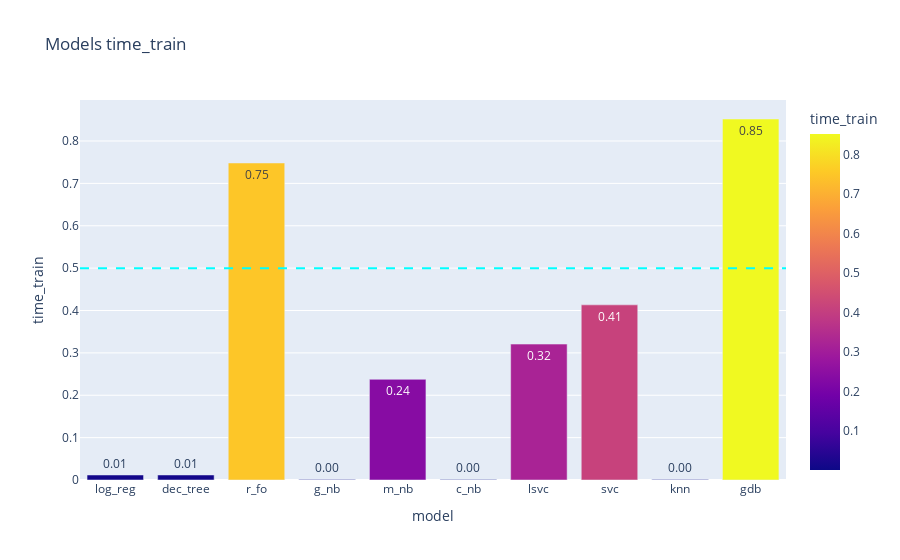
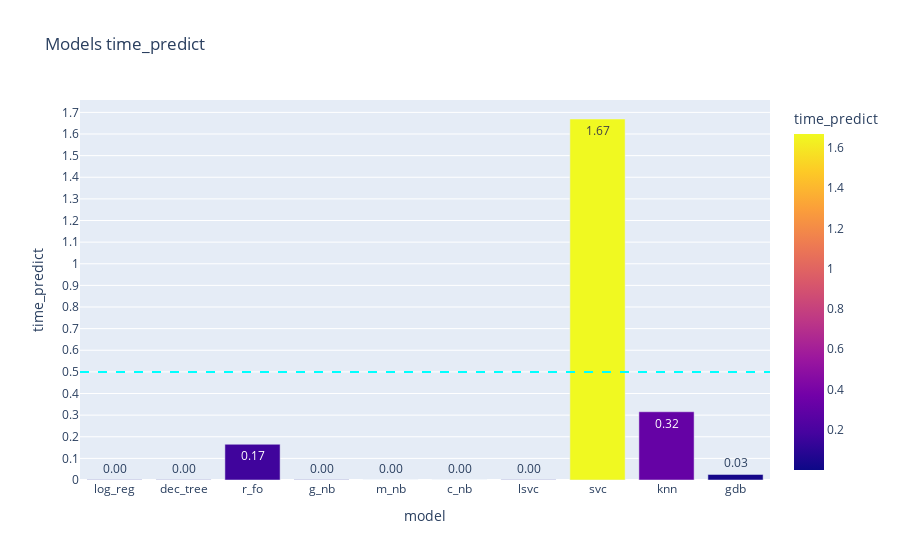

These figures' notebook cell, in order:
### Code cell
# train performance
barplot_metric_mult(df_m, "time_train")
barplot_metric_mult(df_m, "time_predict")

### Figure 1 — Plotly figure (JSON) as saved in the notebook; plotly's stock layout.template omitted (floating-point values rounded to 4 significant figures)
{"data": [{"alignmentgroup": "True", "hovertemplate": "model=%{x}<br>time_train=%{marker.color}<extra></extra>", "legendgroup": "", "marker": {"color": [0.01183, 0.01184, 0.7481, 0.00143, 0.2376, 0.001351, 0.3208, 0.4133, 0.001447, 0.8519], "coloraxis": "coloraxis", "pattern": {"shape": ""}}, "name": "", "offsetgroup": "", "orientation": "v", "showlegend": false, "textposition": "auto", "texttemplate": "%{y:.2f}", "type": "bar", "x": ["log_reg", "dec_tree", "r_fo", "g_nb", "m_nb", "c_nb", "lsvc", "svc", "knn", "gdb"], "xaxis": "x", "y": [0.01183, 0.01184, 0.7481, 0.00143, 0.2376, 0.001351, 0.3208, 0.4133, 0.001447, 0.8519], "yaxis": "y"}], "layout": {"barmode": "relative", "coloraxis": {"colorbar": {"title": {"text": "time_train"}}, "colorscale": [[0, "#0d0887"], [0.1111, "#46039f"], [0.2222, "#7201a8"], [0.3333, "#9c179e"], [0.4444, "#bd3786"], [0.5556, "#d8576b"], [0.6667, "#ed7953"], [0.7778, "#fb9f3a"], [0.8889, "#fdca26"], [1, "#f0f921"]]}, "legend": {"tracegroupgap": 0}, "shapes": [{"line": {"color": "cyan", "dash": "dash"}, "type": "line", "x0": 0, "x1": 1, "xref": "x domain", "y0": 0.5, "y1": 0.5, "yref": "y"}], "title": {"text": "Models time_train"}, "xaxis": {"anchor": "y", "domain": [0, 1], "title": {"text": "model"}}, "yaxis": {"anchor": "x", "domain": [0, 1], "dtick": 0.1, "tick0": 0, "title": {"text": "time_train"}}}}

### Figure 2 — Plotly figure (JSON) as saved in the notebook; plotly's stock layout.template omitted (floating-point values rounded to 4 significant figures)
{"data": [{"alignmentgroup": "True", "hovertemplate": "model=%{x}<br>time_predict=%{marker.color}<extra></extra>", "legendgroup": "", "marker": {"color": [0.0006189, 0.001295, 0.1652, 0.000592, 0.0003819, 0.000309, 0.001438, 1.669, 0.3156, 0.02574], "coloraxis": "coloraxis", "pattern": {"shape": ""}}, "name": "", "offsetgroup": "", "orientation": "v", "showlegend": false, "textposition": "auto", "texttemplate": "%{y:.2f}", "type": "bar", "x": ["log_reg", "dec_tree", "r_fo", "g_nb", "m_nb", "c_nb", "lsvc", "svc", "knn", "gdb"], "xaxis": "x", "y": [0.0006189, 0.001295, 0.1652, 0.000592, 0.0003819, 0.000309, 0.001438, 1.669, 0.3156, 0.02574], "yaxis": "y"}], "layout": {"barmode": "relative", "coloraxis": {"colorbar": {"title": {"text": "time_predict"}}, "colorscale": [[0, "#0d0887"], [0.1111, "#46039f"], [0.2222, "#7201a8"], [0.3333, "#9c179e"], [0.4444, "#bd3786"], [0.5556, "#d8576b"], [0.6667, "#ed7953"], [0.7778, "#fb9f3a"], [0.8889, "#fdca26"], [1, "#f0f921"]]}, "legend": {"tracegroupgap": 0}, "shapes": [{"line": {"color": "cyan", "dash": "dash"}, "type": "line", "x0": 0, "x1": 1, "xref": "x domain", "y0": 0.5, "y1": 0.5, "yref": "y"}], "title": {"text": "Models time_predict"}, "xaxis": {"anchor": "y", "domain": [0, 1], "title": {"text": "model"}}, "yaxis": {"anchor": "x", "domain": [0, 1], "dtick": 0.1, "tick0": 0, "title": {"text": "time_predict"}}}}
